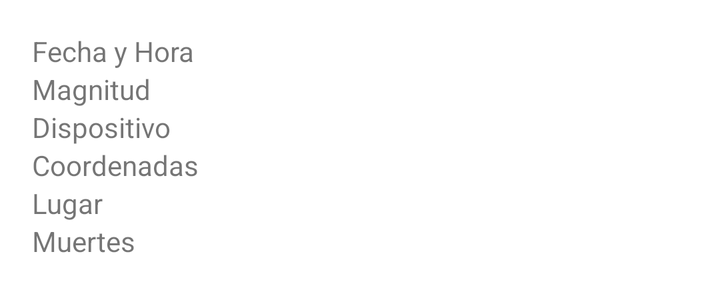
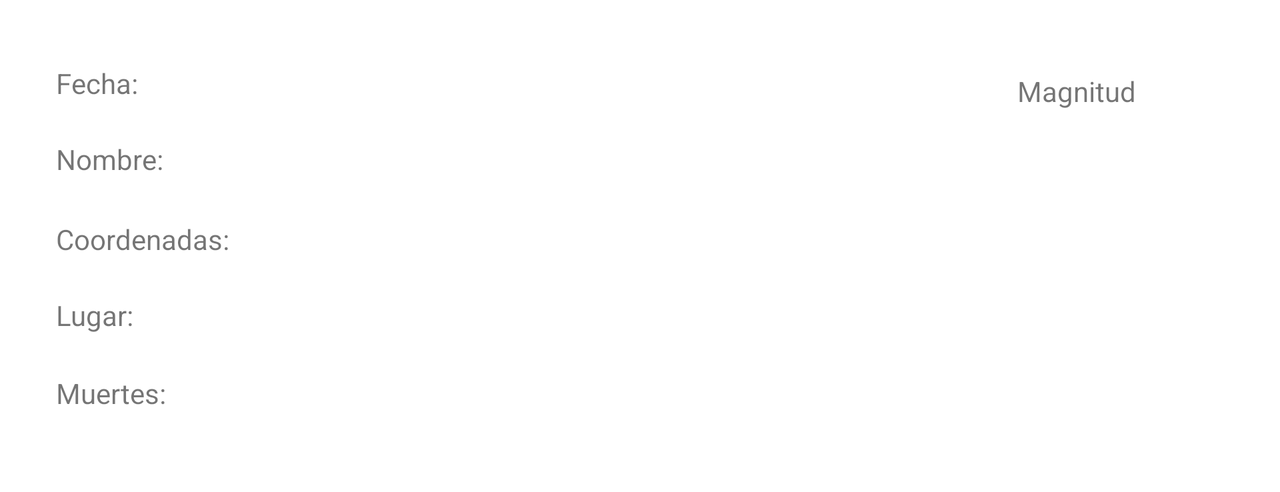

First picture: res/layout/ on a phone held upright. Second picture: the repository's own variant of that layout, on a device whose configuration matches the variant's folder. Source for both follows.
<!-- AndroidManifest.xml: application theme Theme.ProyectoT2AD_JunZhou -->
<!-- res/layout/terremoto_item.xml -->
<?xml version="1.0" encoding="utf-8"?>
<LinearLayout xmlns:android="http://schemas.android.com/apk/res/android"
    android:layout_width="match_parent"
    android:layout_height="wrap_content"
    android:orientation="vertical"
    android:padding="16dp">

    <TextView
        android:id="@+id/tvItemFecha"
        android:layout_width="wrap_content"
        android:layout_height="wrap_content"
        android:text="Fecha y Hora" />

    <TextView
        android:id="@+id/tvItemMagnitud"
        android:layout_width="wrap_content"
        android:layout_height="wrap_content"
        android:text="Magnitud" />

    <TextView
        android:id="@+id/tvItemNomDisp"
        android:layout_width="wrap_content"
        android:layout_height="wrap_content"
        android:text="Dispositivo" />

    <TextView
        android:id="@+id/tvItemCoord"
        android:layout_width="wrap_content"
        android:layout_height="wrap_content"
        android:text="Coordenadas" />

    <TextView
        android:id="@+id/tvItemLugar"
        android:layout_width="wrap_content"
        android:layout_height="wrap_content"
        android:text="Lugar" />

    <TextView
        android:id="@+id/tvItemMuertes"
        android:layout_width="wrap_content"
        android:layout_height="wrap_content"
        android:text="Muertes" />

</LinearLayout>
<!-- resources referenced by this layout -->
<resources>
  <style name="Theme.ProyectoT2AD_JunZhou" parent="Theme.MaterialComponents.DayNight.DarkActionBar">
          
          <item name="colorPrimary">#CAB500</item>
          <item name="colorPrimaryVariant">@color/purple_700</item>
          <item name="colorOnPrimary">@color/black</item>
          
          <item name="colorSecondary">@color/teal_200</item>
          <item name="colorSecondaryVariant">@color/teal_700</item>
          <item name="colorOnSecondary">@color/black</item>
          
          <item name="android:statusBarColor">?attr/colorPrimaryVariant</item>
          
  
          <item name="android:colorBackground">@color/white</item>
  
      </style>
  <color name="purple_700">#FF3700B3</color>
  <color name="black">#FF000000</color>
  <color name="teal_200">#FF03DAC5</color>
  <color name="teal_700">#FF018786</color>
  <color name="white">#FFFFFFFF</color>
</resources>
<!-- res/layout-land/terremoto_item.xml (the repository's variant of the layout above) -->
<!-- drawn on the phone turned sideways -->
<?xml version="1.0" encoding="utf-8"?>
<LinearLayout xmlns:android="http://schemas.android.com/apk/res/android"
    xmlns:app="http://schemas.android.com/apk/res-auto"
    xmlns:tools="http://schemas.android.com/tools"
    android:layout_width="match_parent"
    android:layout_height="wrap_content"
    android:orientation="vertical"
    android:padding="20dp">

    <androidx.constraintlayout.widget.ConstraintLayout
        android:layout_width="match_parent"
        android:layout_height="wrap_content">

        <TextView
            android:id="@+id/tvItemFecha"
            android:layout_width="wrap_content"
            android:layout_height="wrap_content"
            android:layout_marginStart="8dp"
            app:layout_constraintStart_toStartOf="parent"
            app:layout_constraintTop_toBottomOf="@+id/tvFecha" />

        <TextView
            android:id="@+id/tvItemNomDisp"
            android:layout_width="wrap_content"
            android:layout_height="wrap_content"
            android:layout_marginStart="8dp"
            android:layout_marginTop="1dp"
            app:layout_constraintStart_toStartOf="parent"
            app:layout_constraintTop_toBottomOf="@+id/tvNombre" />

        <TextView
            android:id="@+id/tvItemCoord"
            android:layout_width="wrap_content"
            android:layout_height="wrap_content"
            android:layout_marginStart="8dp"
            app:layout_constraintStart_toStartOf="parent"
            app:layout_constraintTop_toBottomOf="@+id/tvCoord" />

        <TextView
            android:id="@+id/tvItemLugar"
            android:layout_width="wrap_content"
            android:layout_height="wrap_content"
            android:layout_marginStart="8dp"
            app:layout_constraintStart_toStartOf="parent"
            app:layout_constraintTop_toBottomOf="@+id/textView4" />

        <TextView
            android:id="@+id/tvItemMuertes"
            android:layout_width="wrap_content"
            android:layout_height="wrap_content"
            android:layout_marginStart="8dp"
            android:layout_marginTop="1dp"
            app:layout_constraintStart_toStartOf="parent"
            app:layout_constraintTop_toBottomOf="@+id/tvMuertes" />

        <TextView
            android:id="@+id/tvFecha"
            android:layout_width="wrap_content"
            android:layout_height="wrap_content"
            android:layout_marginStart="8dp"
            android:layout_marginTop="12dp"
            android:text="Fecha: "
            app:layout_constraintStart_toStartOf="parent"
            app:layout_constraintTop_toTopOf="parent" />

        <TextView
            android:id="@+id/tvNombre"
            android:layout_width="wrap_content"
            android:layout_height="wrap_content"
            android:layout_marginStart="8dp"
            android:text="Nombre: "
            app:layout_constraintStart_toStartOf="parent"
            app:layout_constraintTop_toBottomOf="@+id/tvItemFecha" />

        <TextView
            android:id="@+id/tvCoord"
            android:layout_width="wrap_content"
            android:layout_height="wrap_content"
            android:layout_marginStart="8dp"
            android:layout_marginTop="1dp"
            android:text="Coordenadas:"
            app:layout_constraintStart_toStartOf="parent"
            app:layout_constraintTop_toBottomOf="@+id/tvItemNomDisp" />

        <TextView
            android:id="@+id/textView4"
            android:layout_width="wrap_content"
            android:layout_height="wrap_content"
            android:layout_marginStart="8dp"
            android:text="Lugar: "
            app:layout_constraintStart_toStartOf="parent"
            app:layout_constraintTop_toBottomOf="@+id/tvItemCoord" />

        <TextView
            android:id="@+id/tvMuertes"
            android:layout_width="wrap_content"
            android:layout_height="wrap_content"
            android:layout_marginStart="8dp"
            android:layout_marginTop="1dp"
            android:text="Muertes:"
            app:layout_constraintStart_toStartOf="parent"
            app:layout_constraintTop_toBottomOf="@+id/tvItemLugar" />

        <TextView
            android:id="@+id/tvItemMagnitud"
            android:layout_width="wrap_content"
            android:layout_height="0dp"
            android:layout_marginTop="4dp"
            android:textSize="40sp"
            app:layout_constraintEnd_toEndOf="parent"
            app:layout_constraintHorizontal_bias="0.913"
            app:layout_constraintStart_toStartOf="parent"
            app:layout_constraintTop_toBottomOf="@+id/tvMagnitud" />

        <TextView
            android:id="@+id/tvMagnitud"
            android:layout_width="wrap_content"
            android:layout_height="wrap_content"
            android:layout_marginTop="16dp"
            android:layout_marginEnd="52dp"
            android:text="Magnitud"
            app:layout_constraintEnd_toEndOf="parent"
            app:layout_constraintTop_toTopOf="parent" />

    </androidx.constraintlayout.widget.ConstraintLayout>

</LinearLayout>
